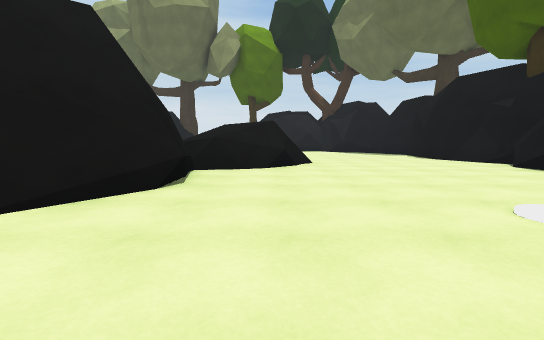
View 1 (above)

22 first-person views from a walk through a 3-D level made in the Unity game engine. The camera is 1.2 m above the floor, tilts 6° down and sees 90° across. The floor is counted in squares, 2 m on a side. Each view is taken from the middle of a square. On the plan, view 1 faces up. The plan holds only what a view shows up to about 9 squares ahead; the rest is blank. The place goes on beyond the plan.

View 2
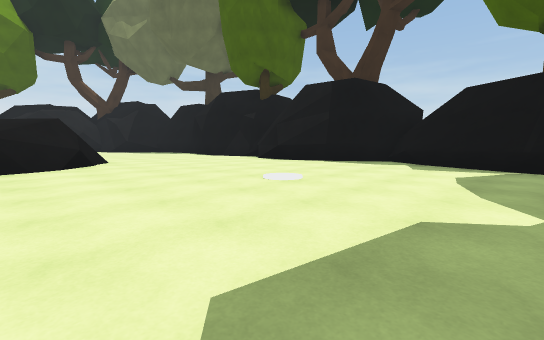

View 3
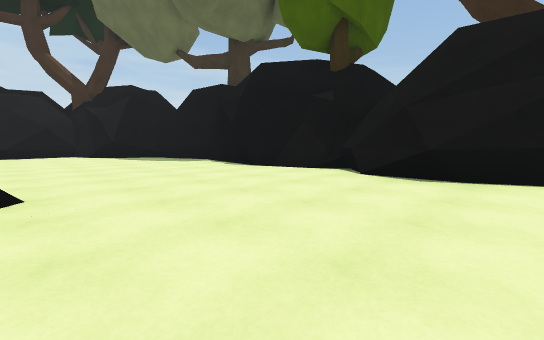

View 4
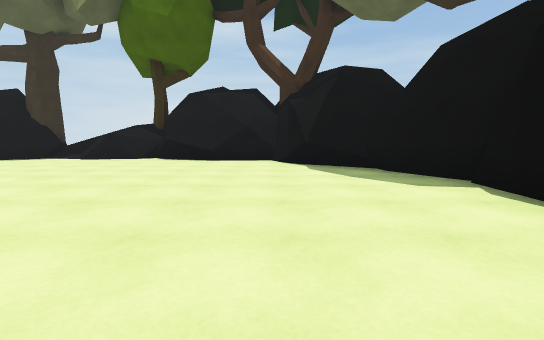

View 5
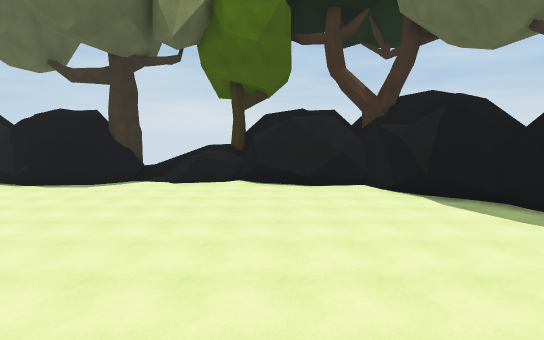

View 6
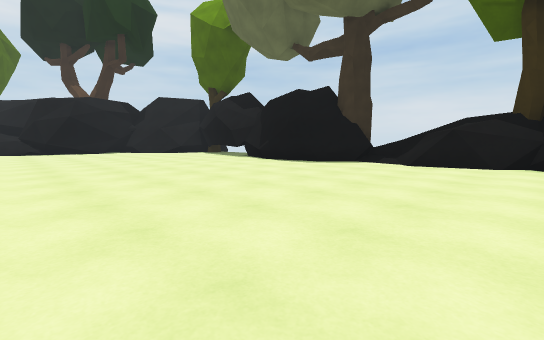

View 7
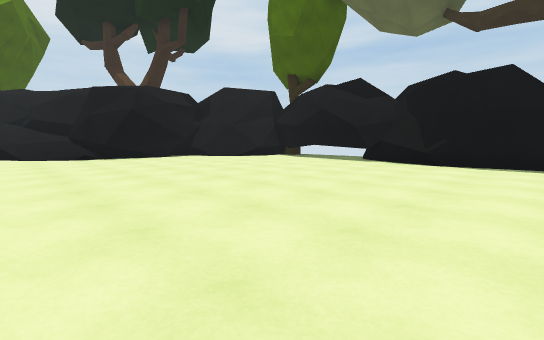

View 8
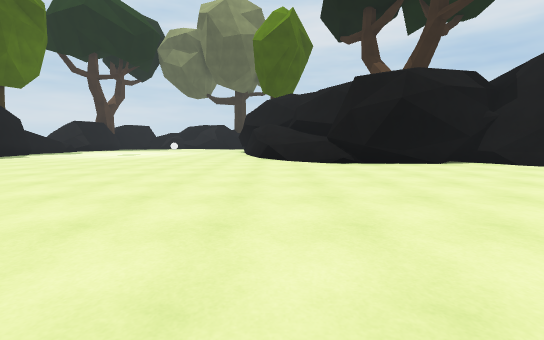

View 9
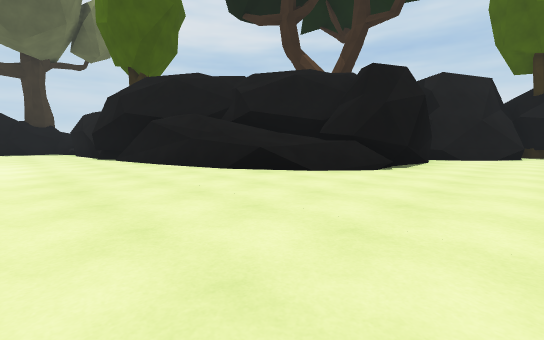

View 10
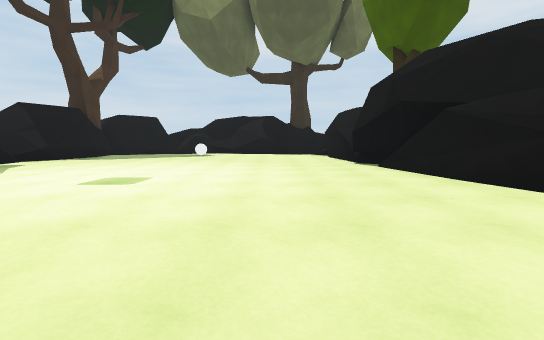

View 11
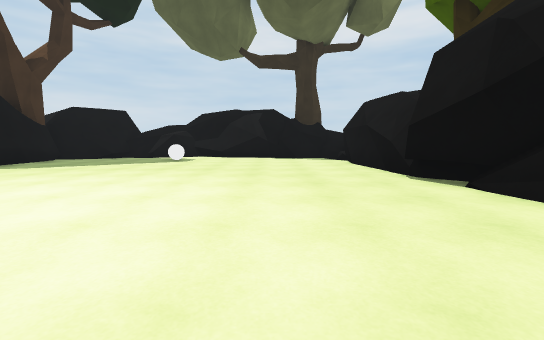

View 12
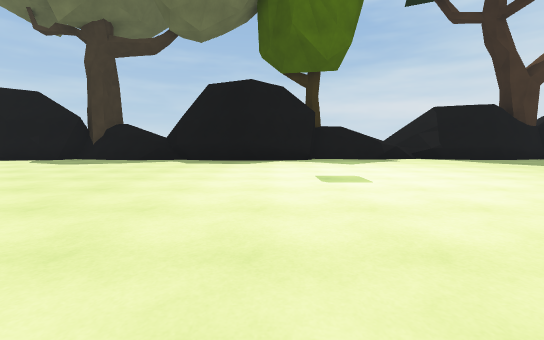

View 13
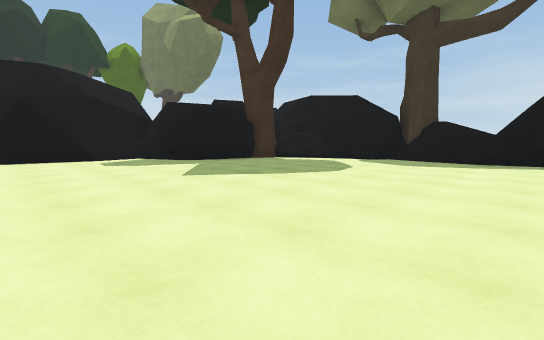

View 14
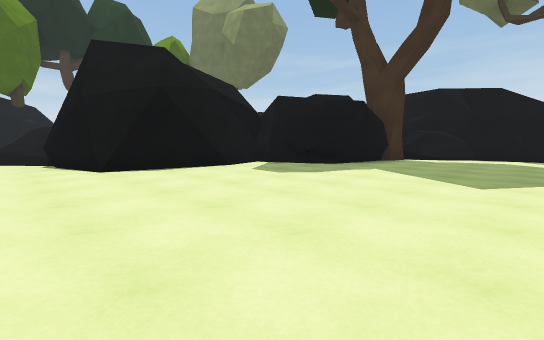

View 15
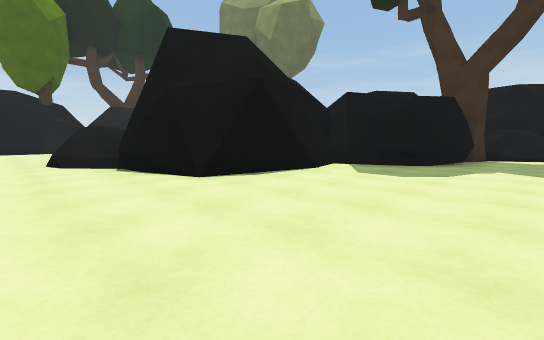

View 16
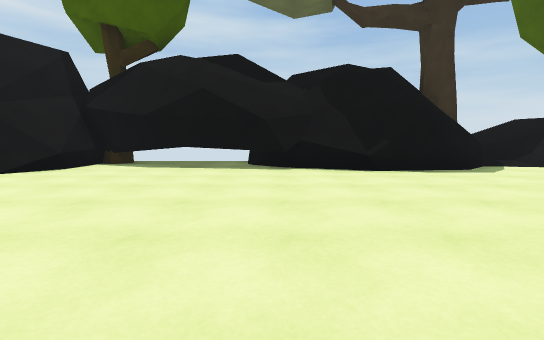

View 17
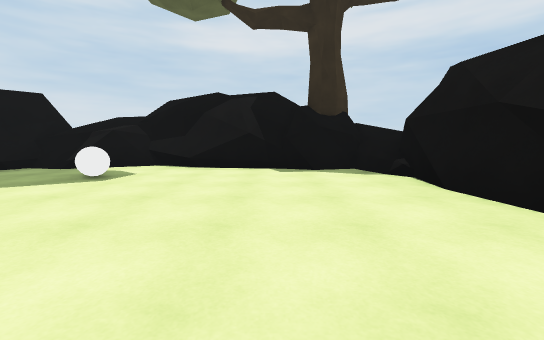

View 18
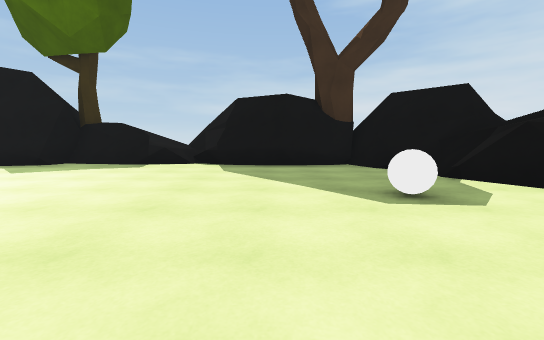

View 19
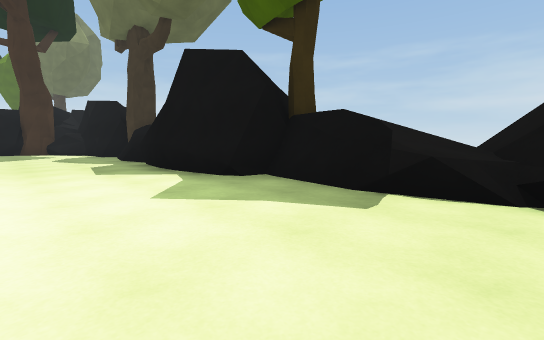

View 20
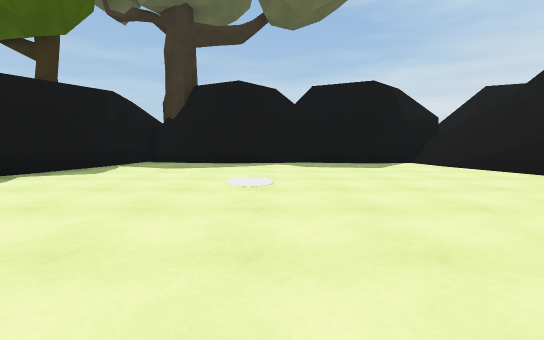

View 21
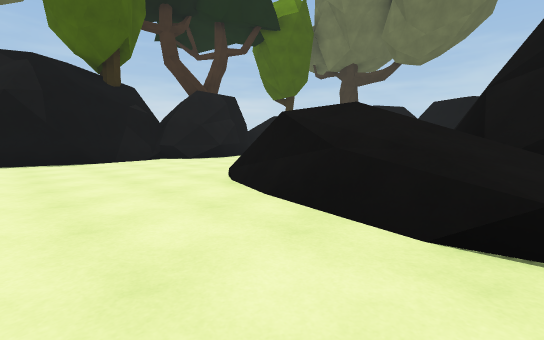

View 22
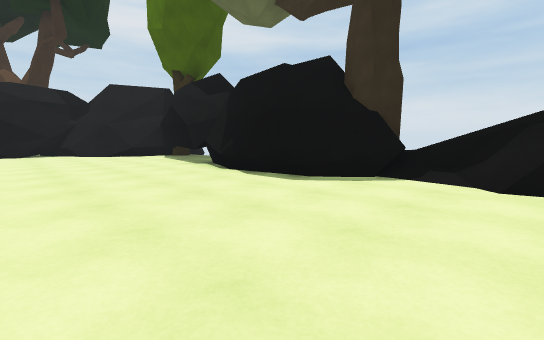

### Floor plan
Key: @ floor where view 1 was taken; # wall or solid block; . main floor; : floor 1.5 m higher than the main floor; + floor 1.75 m higher than the main floor; / step, stairs or slope; = window, fence, low wall or low ledge; ^ raised ledge; C white cylinder; B white ball; R rock.
Columns run from 31 left of view 1 to 7 right of it. Each row starts with its distance up from view 1.
 19                 #         ^^
 18                 ######   ##^####
 17                 #..#######.....#####
 16               ###..................#
 15               #....................##
 14               #.....................##
 13               #......................#
 12             ###......................#
 11             #^#......................#
 10             #^^......................#
  9           ###^..............==#......#
  8  ##########..............####:///....##
  7  ##.....................##  ##+#=.....#
  6  #......................#    ##/.....##
  5  #......................#    #.......#
  4 ##......................#    #.......##
  3 #.....................R##   ##........#
  2 #..B..................##    #....C....#
  1 #.....................#     #.........#
  0 ##....................#     #..@.....##
 -1 ##...................##     #=.......#
 -2  #####....#####^######      ##########
 -3   #  ##^###   ####
 -4       #^

Where each view was taken, in squares from view 1:
view 1: 0 up, 0 right, facing up
view 2: 1 down, 1 left, facing up-right
view 3: 4 up, 1 right, facing up-right
view 4: 8 up, 3 right, facing up
view 5: 8 up, 0 right, facing up
view 6: 10 up, 1 left, facing up-left
view 7: 9 up, 6 left, facing up-left
view 8: 9 up, 9 left, facing left
view 9: 5 up, 14 left, facing up-left
view 10: 5 up, 17 left, facing left
view 11: 5 up, 20 left, facing left
view 12: 7 up, 20 left, facing down
view 13: 7 up, 17 left, facing down-right
view 14: 9 up, 13 left, facing down-right
view 15: 10 up, 11 left, facing down-right
view 16: 11 up, 10 left, facing up
view 17: 5 up, 24 left, facing left
view 18: 5 up, 27 left, facing down
view 19: 1 up, 25 left, facing down-right
view 20: 6 up, 2 right, facing down
view 21: 11 up, 3 left, facing down-right
view 22: 13 up, 3 left, facing up-left
